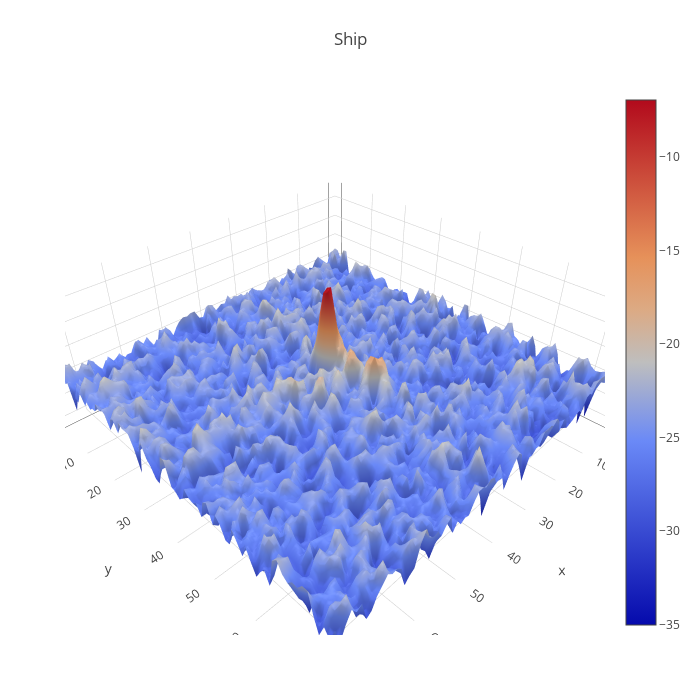

Write notebook code for a chart like this one.
### Code cell
plotmy3d(X_band_1[4,:,:], 'Ship')

### Figure 1 — Plotly figure (JSON) as saved in the notebook; plotly's stock layout.template omitted (floating-point values rounded to 4 significant figures; data arrays with more than 128 entries replaced by an {"elided": "..."} marker saying what was removed)
{"data": [{"type": "surface", "uid": "d6443d93-9e1f-4b32-b2e5-c5c589f73692", "z": {"elided": "75x75 float values"}}], "layout": {"autosize": false, "height": 700, "margin": {"b": 65, "l": 65, "r": 50, "t": 90}, "title": {"text": "Ship"}, "width": 700}}
